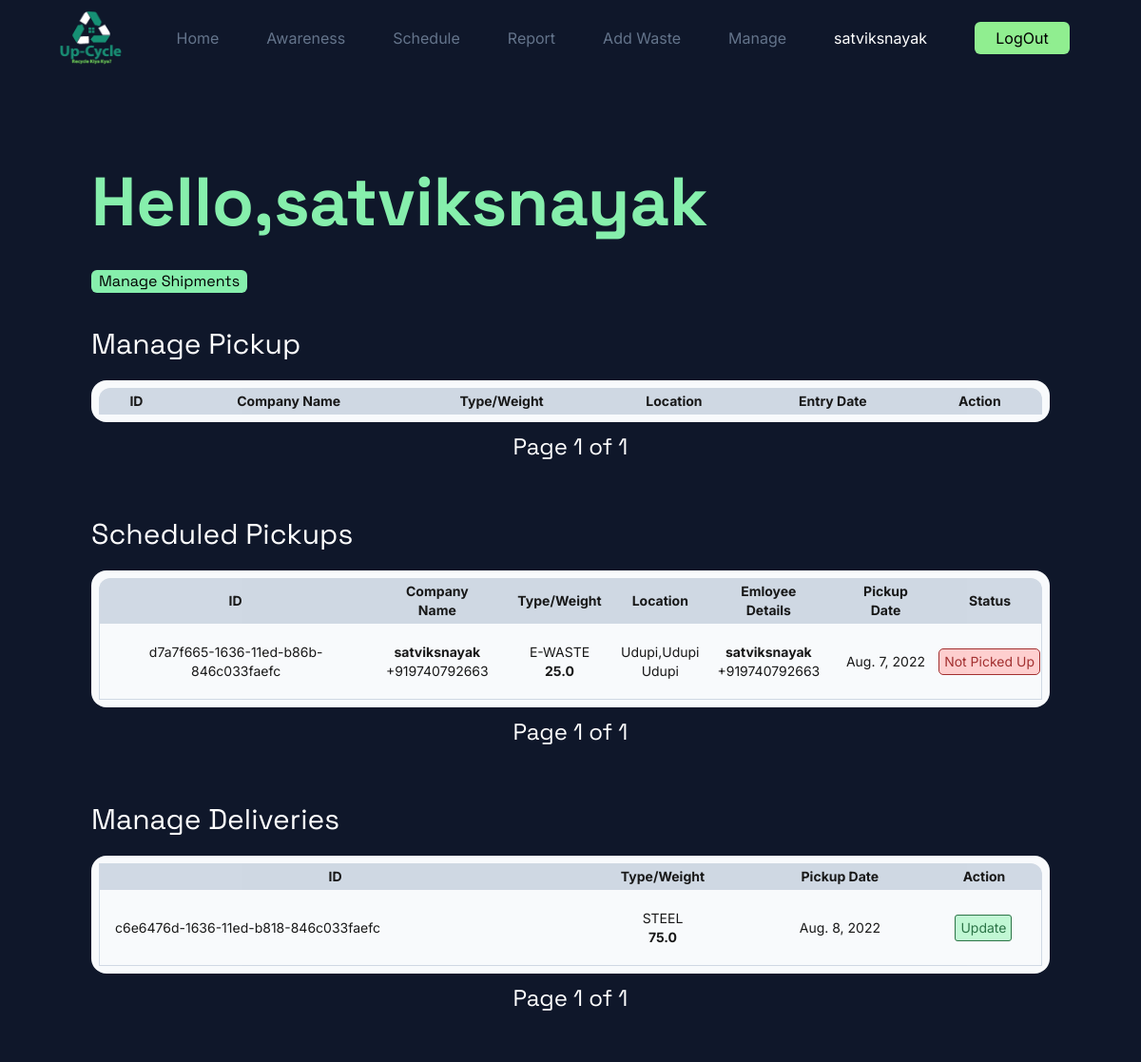
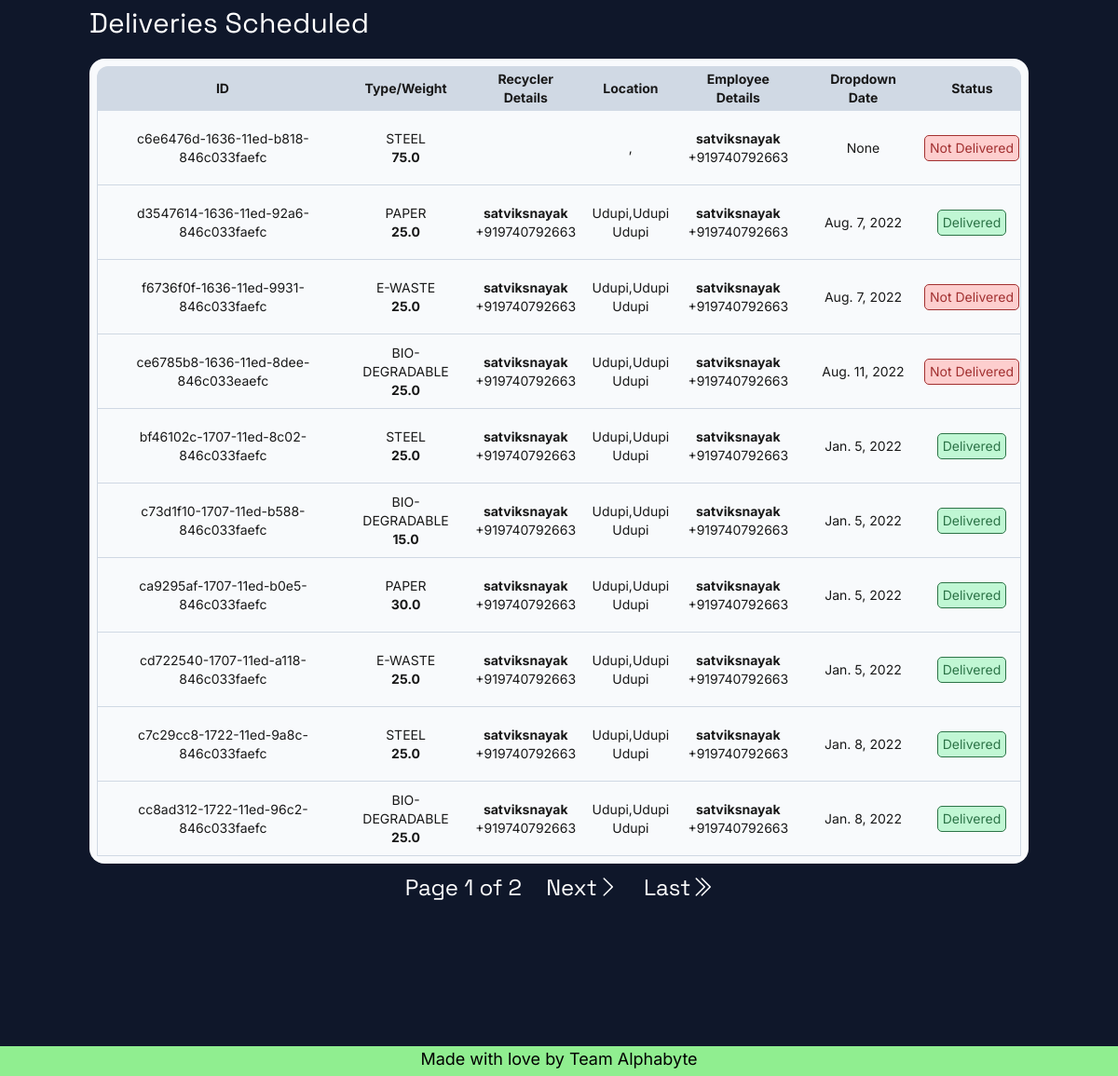
Page /manage/ (signed in) on the earlier database version (2 pictures, top to bottom).
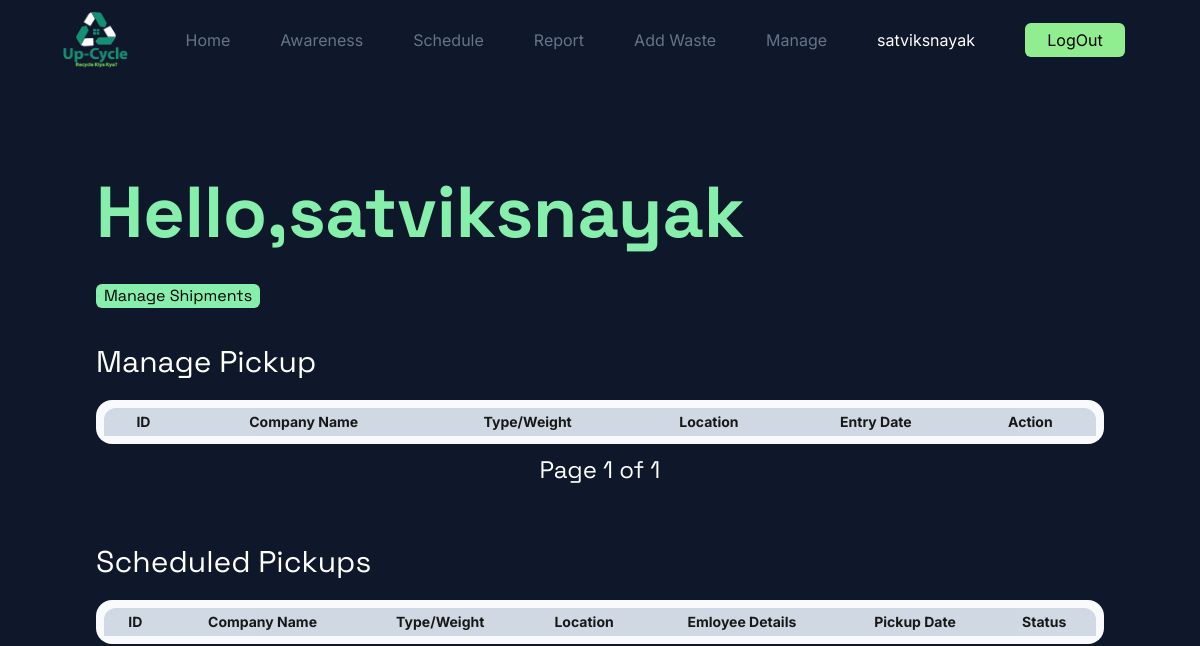
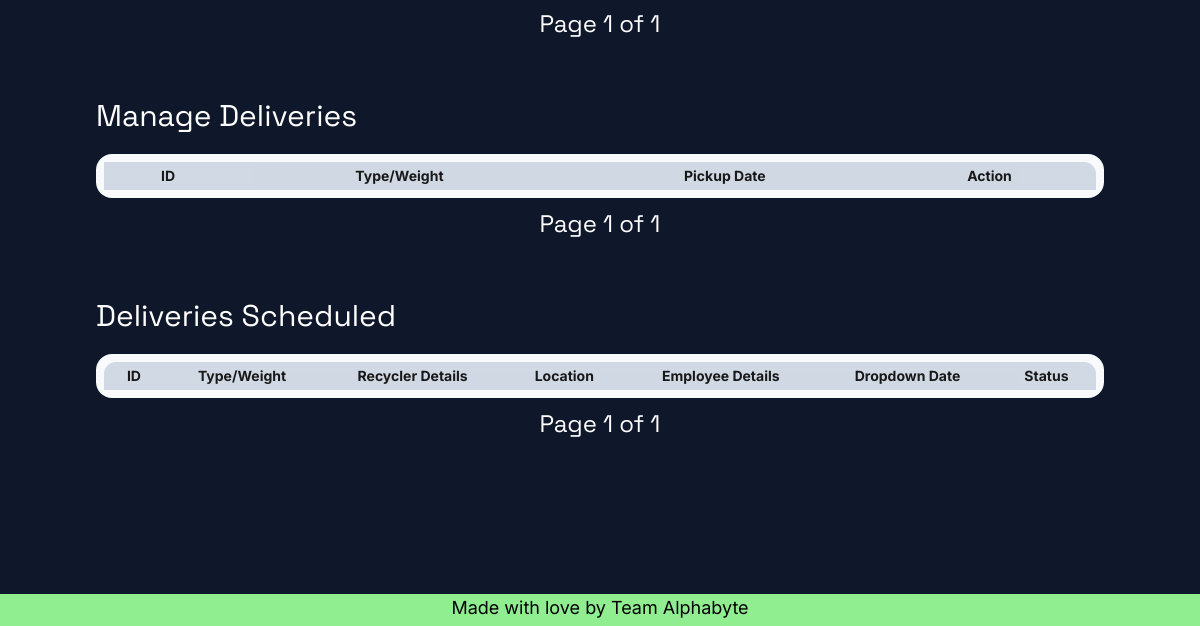
Same page on the later database version (2 pictures, top to bottom).
### App/models.py (models this page shows, shortened)
class Waste(models.Model):
    class Types(models.TextChoices):
        STEEL = "STEEL","Steel"
        BIODEGRADABLE = "BIO-DEGRADABLE","Bio-Degradable"
        PAPER = "PAPER","Paper"
        EWASTE = "E-WASTE","E-Waste"
    id = models.CharField(primary_key=True,unique=True,max_length=40)
    recycler = models.ForeignKey(User,on_delete=models.SET_NULL,null=True,blank=True,related_name='recycler')
    company = models.ForeignKey(User,on_delete=models.SET_NULL,null=True,blank=True,related_name='company')
    employee = models.ForeignKey(User,on_delete=models.SET_NULL,null=True,blank=True,related_name='employee')
    entry_date = models.DateField(null=True,blank=True)
    pickup_date = models.DateField(null=True,blank=True)
    dropdown_date = models.DateField(null=True,blank=True)
    weight = models.FloatField(null=True,blank=True)
    price = models.FloatField(null=True,blank=True)
    type = models.CharField(_("Types"),max_length=50,choices=Types.choices)
    pickup_done = models.BooleanField(default=False)
    dropdown_done = models.BooleanField(default=False)

class Profile(models.Model):
    user = models.OneToOneField(User,on_delete=models.CASCADE,null=True)
    name = models.CharField(max_length=50)
    about = models.TextField(blank=True,null=True)
    profile_pic = models.ImageField(default='avatar.png',upload_to='Profile')
    location = models.CharField(max_length=50,blank=True,null=True)
    street = models.CharField(max_length=50,blank=True,null=True)
    city = models.CharField(max_length=30,blank=True,null=True)
    state = models.CharField(max_length=30,blank=True,null=True)
    phone = PhoneNumberField(blank=True,null=True)
    is_email_verified = models.BooleanField(default=False)

### App/decorators.py (the view)
        def wrappper_func(request,*args,**kwargs):
            group = None
            if request.user.groups.exists():
                group = request.user.groups.all()[0].name
            if group in allowed_roles:
                return view_func(request,*args,**kwargs)
            else:
                return HttpResponse('You are not authorised to view this page!!')

### App/functions.py (called while the page is built)
def grouplist(user):
    groups = []
    if user.groups.exists():
        for i in range(len(user.groups.all())):
            groups.append(user.groups.all()[i].name)
    return groups

### App/templates/App/tables/manager.html (shortened to what the changed rows need)
<!DOCTYPE html>
<html lang="en">
<head>
</head>
{% extends 'App/base.html' %}
{%load static%}
    {% block content %}
    <div class="content bg-slate-900 p-5 md:p-10 lg:p-24">
        <div class="min-w-full font-space mr-2 flex flex-col w-full lg:w-4/5">
            <h1 class="text-green-300 text-3xl md:text-5xl lg:text-7xl font-bold mr-2">Hello,{{user.profile.name}}</h1>
        </div>
        <div class="Table w-full lg:min-w-4/5 p-1 lg:p-2 bg-slate-50 rounded-2xl overflow-auto lg:overflow-hidden">
            <table class="relative border-separate border-spacing-0 table-auto min-w-full bg-slate-50 text-xs lg:text-sm opacity-90 text-center font-inter mr-2">
                <thead class="bg-slate-300">
                    <tr>
                        <th class="rounded-tl-xl px-4 py-1 w-min md:w-max">ID</th>
                        <th class="px-4 py-1">Company Name</th>
                        <th class="px-4 py-1">Type/Weight</th>
                        <th class="px-4 py-1">Location</th>
                        <th class="px-4 py-1">Entry Date</th>
                        <th class="rounded-tr-xl px-4 py-1">Action</th>
                    </tr>
                </thead>
            </table>
        </div>
        <div class="Table w-full lg:min-w-4/5 p-1 lg:p-2 bg-slate-50 rounded-2xl overflow-auto lg:overflow-hidden">
            <table class="relative border-separate border-spacing-0 table-auto min-w-full bg-slate-50 text-xs lg:text-sm opacity-90 text-center font-inter mr-2">
                <thead class="bg-slate-300">
                    <tr>
                        <th class="rounded-tl-xl px-4 py-1 w-min md:w-max">ID</th>
                        <th class="px-4 py-1">Company Name</th>
                        <th class="px-4 py-1">Type/Weight</th>
                        <th class="px-4 py-1">Location</th>
                        <th class="px-4 py-1">Emloyee Details</th>
                        <th class="px-4 py-1">Pickup Date</th>
                        <th class="rounded-tr-xl px-4 py-1">Status</th>
                    </tr>
                </thead>
                <tbody>
                    {% for waste in pickup %}
                    <tr>
                        <td class="place-content-center px-4 py-1 border-b border-slate-300 border-l flex items-center h-20 w-min md:w-full">{{waste.id}}</td>
                        <td class="border-b border-slate-300 h-20 w-max"><span class="font-bold">{{waste.company.profile.name}}</span><br>{{waste.company.profile.phone}}</td>
                        <td class="border-b border-slate-300 h-20 w-max">{{waste.type}}<br><span class="font-bold">{{waste.weight}}</span></td>
                        <td class="border-b border-slate-300 h-20 w-max">{{waste.company.profile.location}},{{waste.company.profile.street}}<br>{{waste.company.profile.city}}</td>
                        <td class="border-b border-slate-300 h-20 w-max"><span class="font-bold">{{waste.employee.profile.name}}</span><br>{{waste.employee.profile.phone}}</td>
                        <td class="border-b border-slate-300 h-20 w-max">{{waste.pickup_date}}</td>
                        <td class="border-b border-slate-300 h-20 w-max border-r">
                            {% if waste.pickup_done %}
                            <button type="button" class="px-[5px] py-[3px] my-[3px] rounded-[5px] bg-green-200 text-green-800 border-[1px] border-green-800 w-max">Picked Up</button>
                            {% else %}
                            <button type="button" class="px-[5px] py-[3px] my-[3px] rounded-[5px] bg-red-200 text-red-800 border-[1px] border-red-800 w-max">Not Picked Up</button>
                            {% endif %}
                        </td>
                    </tr>
                    {% endfor %}
                </tbody>
            </table>
        </div>
        <div class="Table w-full lg:min-w-4/5 p-1 lg:p-2 bg-slate-50 rounded-2xl overflow-auto lg:overflow-hidden">
            <table class="relative border-separate border-spacing-0 table-auto min-w-full bg-slate-50 text-xs lg:text-sm opacity-90 text-center font-inter mr-2">
                <thead class="bg-slate-300">
                    <tr>
                        <th class="ounded-tl-xl px-4 py-1 w-min md:w-max">ID</th>
                        <th class="px-4 py-1">Type/Weight</th>
                        <th class="px-4 py-1">Pickup Date</th>
                        <th class="rounded-tr-xl px-4 py-1">Action</th>
                    </tr>
                </thead>
                <tbody>
                    {% for waste in update_dropdown %}
                    <tr>
                        <td class="text-left px-4 py-1 border-b border-slate-300 border-l">{{waste.id}}</td>
                        <td class="border-b border-slate-300 h-20 w-max">{{waste.type}}<br><span class="font-bold">{{waste.weight}}</span></td>
                        <td class="border-b border-slate-300 h-20 w-max">{{waste.pickup_date}}</td>
                        <td class="border-b border-slate-300 h-20 w-max border-r"><form action="" method="POST">{% csrf_token %}<input type="text" name="id" id="id_id" value="{{waste.id}}" hidden><button type="submit" class="px-[5px] py-[3px] my-[3px] bg-green-200 border-green-800 text-green-800 border-[1px] rounded-[3px]">Update</button></form></td>
                    </tr>
                    {% endfor %}
                </tbody>
            </table>
        </div>
        <div class="Table w-full lg:min-w-4/5 p-1 lg:p-2 bg-slate-50 rounded-2xl overflow-auto lg:overflow-hidden">
            <table class="relative border-separate border-spacing-0 table-auto min-w-full bg-slate-50 text-xs lg:text-sm opacity-90 text-center font-inter mr-2">
                <thead class="bg-slate-300">
                    <tr>
                        <th class="rounded-tl-xl px-4 py-1 w-min md:w-max">ID</th>
                        <th class="px-4 py-1">Type/Weight</th>
                        <th class="px-4 py-1">Recycler Details</th>
                        <th class="px-4 py-1">Location</th>
                        <th class="px-4 py-1">Employee Details</th>
                        <th class="px-4 py-1">Dropdown Date</th>
                        <th class="rounded-tr-xl px-4 py-1">Status</th>
                    </tr>
                </thead>
                <tbody>
                    {% for waste in dropdown %}
                    <tr>
                        <td class="place-content-center px-4 py-1 border-b border-slate-300 border-l flex items-center h-20 w-min md:w-full">{{waste.id}}</td>
                        <td class="border-b border-slate-300 h-20 w-max">{{waste.type}}<br><span class="font-bold">{{waste.weight}}</span></td>
                        <td class="border-b border-slate-300 h-20 w-max"><span class="font-bold">{{waste.recycler.profile.name}}</span><br>{{waste.recycler.profile.phone}}</td>
                        <td class="border-b border-slate-300 h-20 w-max">{{waste.recycler.profile.location}},{{waste.recycler.profile.street}}<br>{{waste.recycler.profile.city}}</td>
                        <td class="border-b border-slate-300 h-20 w-max"><span class="font-bold">{{waste.employee.profile.name}}</span><br>{{waste.employee.profile.phone}}</td>
                        <td class="border-b border-slate-300 h-20 w-max">{{waste.dropdown_date}}</td>
                        <td class="border-b border-slate-300 h-20 w-max border-r">
                            {% if waste.dropdown_done %}
                            <button type="button" class="px-[5px] py-[3px] my-[3px] rounded-[5px] bg-green-200 text-green-800 border-[1px] border-green-800 w-max">Delivered</button>
                            {% else %}
                            <button type="button" class="px-[5px] py-[3px] my-[3px] rounded-[5px] bg-red-200 text-red-800 border-[1px] border-red-800 w-max">Not Delivered</button>
                            {% endif %}
                        </td>
                    </tr>
                    {% endfor %}
                </tbody>
            </table>
        </div>
        <div class="w-full text-[1rem] h-5 text-center text-white text-lg md:text-xl lg:text-2xl mb-20 font-space">
            <button class="p-[5px] m-[5px]" type="button">Page {{dropdown.number}} of {{dropdown.paginator.num_pages}}</button>
            {% if dropdown.has_next %}
            <button class="p-[5px] m-[5px]" type="button"><a href="?page4={{wastes.next_page_number}}">Next<i class="bi bi-chevron-right"></i></a></button>
            <button class="p-[5px] m-[5px]" type="button"><a href="?page4={{wastes.paginator.num_pages}}">Last<i class="bi bi-chevron-double-right"></i></a></button>
            {% endif %}
        </div>
    </div>
    {% endblock %}

Differences in the rows shown:
removed Waste: id "d7a7f665-1636-11ed-b86b-846c033faefc", company.profile.name "satviksnayak", company.profile.phone "+919740792663", type "E-WASTE", weight "25.0", company.profile.location "Udupi", company.profile.street "Udupi", company.profile.city "Udupi", employee.profile.name "satviksnayak", employee.profile.phone "+919740792663", pickup_date "Aug. 7, 2022", pickup_done "Not Picked Up", shown under "Scheduled Pickups"
removed Waste: id "c6e6476d-1636-11ed-b818-846c033faefc", type "STEEL", weight "75.0", pickup_date "Aug. 8, 2022", employee.profile.name "satviksnayak", employee.profile.phone "+919740792663", dropdown_date "None", dropdown_done "Not Delivered"
removed Waste: id "d3547614-1636-11ed-92a6-846c033faefc", type "PAPER", weight "25.0", recycler.profile.name "satviksnayak", recycler.profile.phone "+919740792663", recycler.profile.location "Udupi", recycler.profile.street "Udupi", recycler.profile.city "Udupi", employee.profile.name "satviksnayak", employee.profile.phone "+919740792663", dropdown_date "Aug. 7, 2022", dropdown_done "Delivered", shown under "Deliveries Scheduled"
removed Waste: id "f6736f0f-1636-11ed-9931-846c033faefc", type "E-WASTE", weight "25.0", recycler.profile.name "satviksnayak", recycler.profile.phone "+919740792663", recycler.profile.location "Udupi", recycler.profile.street "Udupi", recycler.profile.city "Udupi", employee.profile.name "satviksnayak", employee.profile.phone "+919740792663", dropdown_date "Aug. 7, 2022", dropdown_done "Not Delivered", shown under "Deliveries Scheduled"
removed Waste: id "ce6785b8-1636-11ed-8dee-846c033eaefc", type "BIO-DEGRADABLE", weight "25.0", recycler.profile.name "satviksnayak", recycler.profile.phone "+919740792663", recycler.profile.location "Udupi", recycler.profile.street "Udupi", recycler.profile.city "Udupi", employee.profile.name "satviksnayak", employee.profile.phone "+919740792663", dropdown_date "Aug. 11, 2022", dropdown_done "Not Delivered", shown under "Deliveries Scheduled"
removed Waste: id "bf46102c-1707-11ed-8c02-846c033faefc", type "STEEL", weight "25.0", recycler.profile.name "satviksnayak", recycler.profile.phone "+919740792663", recycler.profile.location "Udupi", recycler.profile.street "Udupi", recycler.profile.city "Udupi", employee.profile.name "satviksnayak", employee.profile.phone "+919740792663", dropdown_date "Jan. 5, 2022", dropdown_done "Delivered", shown under "Deliveries Scheduled"
removed Waste: id "c73d1f10-1707-11ed-b588-846c033faefc", type "BIO-DEGRADABLE", weight "15.0", recycler.profile.name "satviksnayak", recycler.profile.phone "+919740792663", recycler.profile.location "Udupi", recycler.profile.street "Udupi", recycler.profile.city "Udupi", employee.profile.name "satviksnayak", employee.profile.phone "+919740792663", dropdown_date "Jan. 5, 2022", dropdown_done "Delivered", shown under "Deliveries Scheduled"
removed Waste: id "ca9295af-1707-11ed-b0e5-846c033faefc", type "PAPER", weight "30.0", recycler.profile.name "satviksnayak", recycler.profile.phone "+919740792663", recycler.profile.location "Udupi", recycler.profile.street "Udupi", recycler.profile.city "Udupi", employee.profile.name "satviksnayak", employee.profile.phone "+919740792663", dropdown_date "Jan. 5, 2022", dropdown_done "Delivered", shown under "Deliveries Scheduled"
removed Waste: id "cd722540-1707-11ed-a118-846c033faefc", type "E-WASTE", weight "25.0", recycler.profile.name "satviksnayak", recycler.profile.phone "+919740792663", recycler.profile.location "Udupi", recycler.profile.street "Udupi", recycler.profile.city "Udupi", employee.profile.name "satviksnayak", employee.profile.phone "+919740792663", dropdown_date "Jan. 5, 2022", dropdown_done "Delivered", shown under "Deliveries Scheduled"
removed Waste: id "c7c29cc8-1722-11ed-9a8c-846c033faefc", type "STEEL", weight "25.0", recycler.profile.name "satviksnayak", recycler.profile.phone "+919740792663", recycler.profile.location "Udupi", recycler.profile.street "Udupi", recycler.profile.city "Udupi", employee.profile.name "satviksnayak", employee.profile.phone "+919740792663", dropdown_date "Jan. 8, 2022", dropdown_done "Delivered", shown under "Deliveries Scheduled"
removed Waste: id "cc8ad312-1722-11ed-96c2-846c033faefc", type "BIO-DEGRADABLE", weight "25.0", recycler.profile.name "satviksnayak", recycler.profile.phone "+919740792663", recycler.profile.location "Udupi", recycler.profile.street "Udupi", recycler.profile.city "Udupi", employee.profile.name "satviksnayak", employee.profile.phone "+919740792663", dropdown_date "Jan. 8, 2022", dropdown_done "Delivered", shown under "Deliveries Scheduled"
Other differences:
{{ dropdown.paginator.num_pages }}: "2" → "1"
text no longer shown: "Next Last"
